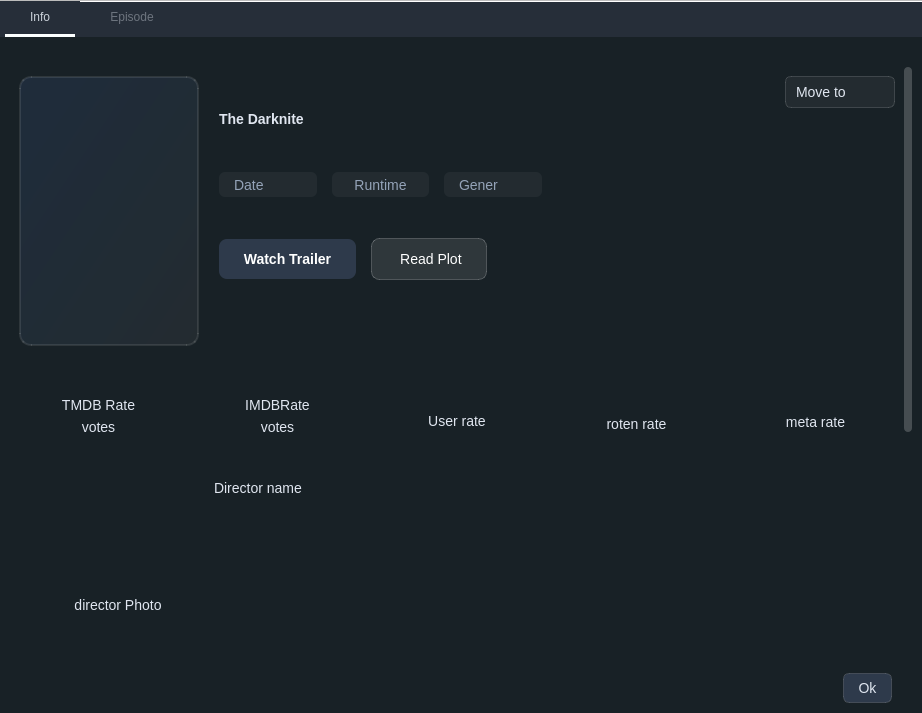
<?xml version="1.0" encoding="UTF-8"?>
<ui version="4.0">
 <class>show</class>
 <widget class="QWidget" name="show">
  <property name="geometry">
   <rect>
    <x>0</x>
    <y>0</y>
    <width>922</width>
    <height>713</height>
   </rect>
  </property>
  <property name="sizePolicy">
   <sizepolicy hsizetype="Maximum" vsizetype="Minimum">
    <horstretch>0</horstretch>
    <verstretch>0</verstretch>
   </sizepolicy>
  </property>
  <property name="minimumSize">
   <size>
    <width>674</width>
    <height>713</height>
   </size>
  </property>
  <property name="maximumSize">
   <size>
    <width>1000</width>
    <height>16777215</height>
   </size>
  </property>
  <property name="windowTitle">
   <string>Form</string>
  </property>
  <property name="styleSheet">
   <string notr="true">/* ===== SCROLL AREAS &amp; CONTAINERS ===== */
QScrollArea, QStackedWidget,
QWidget#scroll_content, 
QWidget#info_scrollarea,
QWidget#scroll_content_2, 
QWidget#info_scrollarea_2 {
    background-color: #182126;
    border: none;
}

QWidget#show {
    background-color: #262e39;
}

/* ===== BASE TEXT STYLES ===== */
QLabel, QLineEdit, QPushButton, QComboBox {
    color: #e0e6f0;
    font-size: 14px;
    background-color: transparent;
}

/* ===== INPUT FIELDS ===== */
QLineEdit {
    background-color: rgba(255, 255, 255, 0.05);
    padding: 6px;
    border: none;
    border-bottom: 1px solid rgba(255, 255, 255, 0.2);
    border-radius: 4px;
}

QLineEdit:hover {
    background-color: rgba(255, 255, 255, 0.1);
}

QLineEdit:focus {
    border-bottom: 2px solid #5891ff;
    background-color: rgba(255, 255, 255, 0.12);
    outline: none;
}

/* ===== BUTTONS ===== */
QPushButton {
    background-color: #2e3a4b;
    border: 1px solid rgba(255, 255, 255, 0.15);
    border-radius: 6px;
    padding: 6px 14px;
}

QPushButton:hover {
    background-color: #3c4d63;
    border: 1px solid #5891ff;
}

QPushButton:pressed {
    background-color: #1e2a3a;
    border: 1px solid #4f7de0;
}

QPushButton:disabled {
    color: rgba(255, 255, 255, 0.4);
    background-color: rgba(255, 255, 255, 0.05);
    border: 1px solid rgba(255, 255, 255, 0.1);
}

/* ===== COMBO BOXES ===== */
QComboBox {
    background-color: rgba(255, 255, 255, 0.05);
    border: 1px solid rgba(255, 255, 255, 0.15);
    border-radius: 6px;
    padding: 6px 10px;
}

QComboBox:hover {
    background-color: rgba(255, 255, 255, 0.1);
    border: 1px solid #5891ff;
}

QComboBox:focus {
    border: 1px solid #5891ff;
    background-color: rgba(255, 255, 255, 0.12);
    outline: none;
}

QComboBox::drop-down {
    border: none;
    width: 25px;
    background-color: transparent;
}

QComboBox::down-arrow {
    image: url(:/icons/Icons/sort_by.png);
    width: 20px;
    height: 20px;
}

QComboBox QAbstractItemView {
    background-color: #2e3a4b;
    color: #e0e6f0;
    border: 1px solid #5891ff;
    selection-background-color: #3c4d63;
    selection-color: #ffffff;
}

/* ===== TABS ===== */
QTabWidget::pane {
    border: none;
    background: transparent;
}

QTabBar {
    qproperty-drawBase: 0;
    alignment: center;
}

QTabBar::tab {
    background: transparent;
    color: #6d747e;
    padding: 10px 25px;
    margin: 0px 5px;
    font: 13pt &quot;Segoe UI&quot;;
    border-bottom: 3px solid transparent;
}

QTabBar::tab:selected {
    color: #cad1d9;
    border-bottom: 3px solid #fbffff;
}

QTabBar::tab:hover {
    color: #cad1d9;
}

/* ===== LABELS ===== */
QLabel#show_image_lable {
    border: none;
    border-radius: 6px;
    padding: 4px;
}

QDialog {
    background-color:#182126;    /* your dark color */
    color: white;
}

QDialog QLabel {
    color: white;
}


QScrollArea {
    border: none;
    background-color: transparent;
}

QScrollBar:vertical {
    border: none;
    background: transparent;
    width: 8px;
    margin: 0px;
}

QScrollBar::handle:vertical {
    background: rgba(255, 255, 255, 0.2);
    min-height: 30px;
    border-radius: 4px;
}

QScrollBar::handle:vertical:hover {
    background: rgba(255, 255, 255, 0.3);
}

QScrollBar::handle:vertical:pressed {
    background: rgba(255, 255, 255, 0.4);
}

QScrollBar::add-line:vertical,
QScrollBar::sub-line:vertical,
QScrollBar::add-page:vertical,
QScrollBar::sub-page:vertical {
    background: none;
    height: 0px;
}

/* Horizontal */
QScrollBar:horizontal {
    border: none;
    background: transparent;
    height: 8px;
    margin: 0px;
}

QScrollBar::handle:horizontal {
    background: rgba(255, 255, 255, 0.2);
    min-width: 30px;
    border-radius: 4px;
}

QScrollBar::handle:horizontal:hover {
    background: rgba(255, 255, 255, 0.3);
}

QScrollBar::handle:horizontal:pressed {
    background: rgba(255, 255, 255, 0.4);
}

QScrollBar::add-line:horizontal,
QScrollBar::sub-line:horizontal,
QScrollBar::add-page:horizontal,
QScrollBar::sub-page:horizontal {
    background: none;
    width: 0px;
}</string>
  </property>
  <layout class="QGridLayout" name="gridLayout">
   <property name="leftMargin">
    <number>0</number>
   </property>
   <property name="topMargin">
    <number>0</number>
   </property>
   <property name="rightMargin">
    <number>0</number>
   </property>
   <property name="bottomMargin">
    <number>0</number>
   </property>
   <property name="spacing">
    <number>0</number>
   </property>
   <item row="0" column="0">
    <widget class="QTabWidget" name="tabWidget">
     <property name="currentIndex">
      <number>0</number>
     </property>
     <property name="documentMode">
      <bool>true</bool>
     </property>
     <widget class="QWidget" name="tab">
      <attribute name="title">
       <string>Info</string>
      </attribute>
      <layout class="QGridLayout" name="gridLayout_4">
       <property name="leftMargin">
        <number>10</number>
       </property>
       <property name="topMargin">
        <number>30</number>
       </property>
       <property name="rightMargin">
        <number>10</number>
       </property>
       <property name="bottomMargin">
        <number>5</number>
       </property>
       <property name="spacing">
        <number>0</number>
       </property>
       <item row="0" column="0" rowspan="2">
        <widget class="QStackedWidget" name="stackedWidget">
         <property name="styleSheet">
          <string notr="true"/>
         </property>
         <property name="currentIndex">
          <number>0</number>
         </property>
         <widget class="QWidget" name="show_widget">
          <layout class="QGridLayout" name="gridLayout_2">
           <property name="leftMargin">
            <number>0</number>
           </property>
           <property name="topMargin">
            <number>0</number>
           </property>
           <property name="rightMargin">
            <number>0</number>
           </property>
           <property name="bottomMargin">
            <number>0</number>
           </property>
           <property name="spacing">
            <number>0</number>
           </property>
           <item row="1" column="0">
            <layout class="QHBoxLayout" name="horizontalLayout">
             <property name="spacing">
              <number>8</number>
             </property>
             <property name="leftMargin">
              <number>0</number>
             </property>
             <property name="topMargin">
              <number>10</number>
             </property>
             <property name="rightMargin">
              <number>20</number>
             </property>
             <property name="bottomMargin">
              <number>5</number>
             </property>
             <item>
              <spacer name="horizontalSpacer">
               <property name="orientation">
                <enum>Qt::Orientation::Horizontal</enum>
               </property>
               <property name="sizeHint" stdset="0">
                <size>
                 <width>40</width>
                 <height>20</height>
                </size>
               </property>
              </spacer>
             </item>
             <item>
              <widget class="QPushButton" name="ok_button">
               <property name="text">
                <string>Ok</string>
               </property>
              </widget>
             </item>
            </layout>
           </item>
           <item row="0" column="0">
            <widget class="QScrollArea" name="scrollArea_2">
             <property name="styleSheet">
              <string notr="true"/>
             </property>
             <property name="widgetResizable">
              <bool>true</bool>
             </property>
             <widget class="QWidget" name="info_scrollarea">
              <property name="geometry">
               <rect>
                <x>0</x>
                <y>0</y>
                <width>894</width>
                <height>1004</height>
               </rect>
              </property>
              <layout class="QGridLayout" name="gridLayout_3">
               <item row="1" column="0">
                <layout class="QVBoxLayout" name="verticalLayout_2">
                 <property name="spacing">
                  <number>20</number>
                 </property>
                 <item>
                  <layout class="QHBoxLayout" name="horizontalLayout_7">
                   <item>
                    <layout class="QHBoxLayout" name="horizontalLayout_6">
                     <item>
                      <widget class="QLabel" name="cover_lable">
                       <property name="minimumSize">
                        <size>
                         <width>180</width>
                         <height>270</height>
                        </size>
                       </property>
                       <property name="maximumSize">
                        <size>
                         <width>180</width>
                         <height>270</height>
                        </size>
                       </property>
                       <property name="styleSheet">
                        <string notr="true">background: qlineargradient(x1:0, y1:0, x2:1, y2:1, stop:0 rgba(88, 145, 255, 0.1), stop:1 rgba(255, 255, 255, 0.05));
border: 2px solid rgba(255, 255, 255, 0.1);
border-radius: 12px;
font-size: 11px;
color: #666;</string>
                       </property>
                       <property name="text">
                        <string/>
                       </property>
                      </widget>
                     </item>
                     <item>
                      <layout class="QVBoxLayout" name="verticalLayout">
                       <property name="spacing">
                        <number>15</number>
                       </property>
                       <property name="topMargin">
                        <number>4</number>
                       </property>
                       <item>
                        <widget class="QLabel" name="title_lable">
                         <property name="sizePolicy">
                          <sizepolicy hsizetype="Preferred" vsizetype="Expanding">
                           <horstretch>0</horstretch>
                           <verstretch>0</verstretch>
                          </sizepolicy>
                         </property>
                         <property name="maximumSize">
                          <size>
                           <width>296</width>
                           <height>25</height>
                          </size>
                         </property>
                         <property name="font">
                          <font>
                           <pointsize>-1</pointsize>
                           <bold>true</bold>
                          </font>
                         </property>
                         <property name="styleSheet">
                          <string notr="true"/>
                         </property>
                         <property name="text">
                          <string>The Darknite</string>
                         </property>
                         <property name="alignment">
                          <set>Qt::AlignmentFlag::AlignLeading|Qt::AlignmentFlag::AlignLeft|Qt::AlignmentFlag::AlignVCenter</set>
                         </property>
                        </widget>
                       </item>
                       <item>
                        <layout class="QHBoxLayout" name="horizontalLayout_3">
                         <item>
                          <widget class="QLabel" name="released_lable">
                           <property name="sizePolicy">
                            <sizepolicy hsizetype="Preferred" vsizetype="Minimum">
                             <horstretch>0</horstretch>
                             <verstretch>0</verstretch>
                            </sizepolicy>
                           </property>
                           <property name="maximumSize">
                            <size>
                             <width>1111111</width>
                             <height>25</height>
                            </size>
                           </property>
                           <property name="styleSheet">
                            <string notr="true">color: #94a3b8;
font-size: 14px;
background: rgba(255, 255, 255, 0.05);
padding: 6px 12px;
border-radius: 6px;</string>
                           </property>
                           <property name="text">
                            <string>Date</string>
                           </property>
                           <property name="alignment">
                            <set>Qt::AlignmentFlag::AlignLeading|Qt::AlignmentFlag::AlignLeft|Qt::AlignmentFlag::AlignVCenter</set>
                           </property>
                          </widget>
                         </item>
                         <item>
                          <widget class="QLabel" name="runtime__lable">
                           <property name="sizePolicy">
                            <sizepolicy hsizetype="Preferred" vsizetype="Expanding">
                             <horstretch>0</horstretch>
                             <verstretch>0</verstretch>
                            </sizepolicy>
                           </property>
                           <property name="maximumSize">
                            <size>
                             <width>16777215</width>
                             <height>25</height>
                            </size>
                           </property>
                           <property name="styleSheet">
                            <string notr="true">color: #94a3b8;
font-size: 14px;
background: rgba(255, 255, 255, 0.05);
padding: 6px 12px;
border-radius: 6px;</string>
                           </property>
                           <property name="text">
                            <string>Runtime</string>
                           </property>
                           <property name="alignment">
                            <set>Qt::AlignmentFlag::AlignCenter</set>
                           </property>
                          </widget>
                         </item>
                         <item>
                          <widget class="QLabel" name="gener_lable">
                           <property name="sizePolicy">
                            <sizepolicy hsizetype="Preferred" vsizetype="Expanding">
                             <horstretch>0</horstretch>
                             <verstretch>0</verstretch>
                            </sizepolicy>
                           </property>
                           <property name="maximumSize">
                            <size>
                             <width>16777215</width>
                             <height>25</height>
                            </size>
                           </property>
                           <property name="styleSheet">
                            <string notr="true">color: #94a3b8;
font-size: 14px;
background: rgba(255, 255, 255, 0.05);
padding: 6px 12px;
border-radius: 6px;</string>
                           </property>
                           <property name="text">
                            <string>Gener</string>
                           </property>
                           <property name="alignment">
                            <set>Qt::AlignmentFlag::AlignLeading|Qt::AlignmentFlag::AlignLeft|Qt::AlignmentFlag::AlignVCenter</set>
                           </property>
                          </widget>
                         </item>
                        </layout>
                       </item>
                       <item>
                        <layout class="QHBoxLayout" name="horizontalLayout_4">
                         <item>
                          <widget class="QPushButton" name="trailer_Button">
                           <property name="styleSheet">
                            <string notr="true">QPushButton {
                background: qlineargradient(x1:0, y1:0, x2:1, y2:0,
                    stop:0 #5891ff, stop:1 #7b3ff2);
                border: none;
                border-radius: 8px;
                padding: 12px 24px;
                color: white;
                font-size: 14px;
                font-weight: bold;
            }
            QPushButton:hover {
                background: qlineargradient(x1:0, y1:0, x2:1, y2:0,
                    stop:0 #4a7de0, stop:1 #6a35d9);
            }</string>
                           </property>
                           <property name="text">
                            <string>Watch Trailer</string>
                           </property>
                           <property name="icon">
                            <iconset resource="../resources.qrc">
                             <normaloff>:/icons/Icons/file.png</normaloff>:/icons/Icons/file.png</iconset>
                           </property>
                          </widget>
                         </item>
                         <item>
                          <widget class="QPushButton" name="description_Button">
                           <property name="styleSheet">
                            <string notr="true">QPushButton {
                background: rgba(255, 255, 255, 0.1);
                border: 1px solid rgba(255, 255, 255, 0.2);
                border-radius: 8px;
                padding: 12px 24px;
                color: white;
                font-size: 14px;
            }
            QPushButton:hover {
                background: rgba(255, 255, 255, 0.15);
            }</string>
                           </property>
                           <property name="text">
                            <string> Read Plot</string>
                           </property>
                           <property name="icon">
                            <iconset resource="../resources.qrc">
                             <normaloff>:/icons/Icons/file.png</normaloff>:/icons/Icons/file.png</iconset>
                           </property>
                          </widget>
                         </item>
                         <item>
                          <widget class="QPushButton" name="favorite_button">
                           <property name="maximumSize">
                            <size>
                             <width>40</width>
                             <height>40</height>
                            </size>
                           </property>
                           <property name="autoFillBackground">
                            <bool>false</bool>
                           </property>
                           <property name="styleSheet">
                            <string notr="true">QPushButton {
    border: none;
    background: transparent;
}
QPushButton:hover {
    background: rgba(255, 0, 0, 0.1);
    border-radius: 5px;
}</string>
                           </property>
                           <property name="text">
                            <string/>
                           </property>
                           <property name="icon">
                            <iconset resource="../resources.qrc">
                             <normaloff>:/icons/Icons/white_heart.png</normaloff>
                             <normalon>:/icons/Icons/blue_heart.png</normalon>:/icons/Icons/white_heart.png</iconset>
                           </property>
                           <property name="iconSize">
                            <size>
                             <width>32</width>
                             <height>32</height>
                            </size>
                           </property>
                           <property name="checkable">
                            <bool>true</bool>
                           </property>
                           <property name="flat">
                            <bool>true</bool>
                           </property>
                          </widget>
                         </item>
                        </layout>
                       </item>
                       <item>
                        <spacer name="verticalSpacer">
                         <property name="orientation">
                          <enum>Qt::Orientation::Vertical</enum>
                         </property>
                         <property name="sizeType">
                          <enum>QSizePolicy::Policy::Fixed</enum>
                         </property>
                         <property name="sizeHint" stdset="0">
                          <size>
                           <width>20</width>
                           <height>40</height>
                          </size>
                         </property>
                        </spacer>
                       </item>
                      </layout>
                     </item>
                     <item>
                      <spacer name="horizontalSpacer_3">
                       <property name="orientation">
                        <enum>Qt::Orientation::Horizontal</enum>
                       </property>
                       <property name="sizeHint" stdset="0">
                        <size>
                         <width>40</width>
                         <height>20</height>
                        </size>
                       </property>
                      </spacer>
                     </item>
                    </layout>
                   </item>
                   <item alignment="Qt::AlignmentFlag::AlignTop">
                    <widget class="QComboBox" name="status_combobox">
                     <property name="sizePolicy">
                      <sizepolicy hsizetype="Fixed" vsizetype="Fixed">
                       <horstretch>0</horstretch>
                       <verstretch>0</verstretch>
                      </sizepolicy>
                     </property>
                     <property name="minimumSize">
                      <size>
                       <width>110</width>
                       <height>0</height>
                      </size>
                     </property>
                     <property name="maximumSize">
                      <size>
                       <width>100</width>
                       <height>16777215</height>
                      </size>
                     </property>
                     <property name="styleSheet">
                      <string notr="true"/>
                     </property>
                     <property name="iconSize">
                      <size>
                       <width>16</width>
                       <height>16</height>
                      </size>
                     </property>
                     <property name="placeholderText">
                      <string>Move to</string>
                     </property>
                     <property name="frame">
                      <bool>false</bool>
                     </property>
                    </widget>
                   </item>
                  </layout>
                 </item>
                 <item>
                  <layout class="QHBoxLayout" name="horizontalLayout_2">
                   <item>
                    <widget class="QWidget" name="widget_4" native="true">
                     <layout class="QVBoxLayout" name="verticalLayout_14">
                      <item alignment="Qt::AlignmentFlag::AlignHCenter">
                       <widget class="QLabel" name="tmdb_icon_lable">
                        <property name="sizePolicy">
                         <sizepolicy hsizetype="Preferred" vsizetype="Preferred">
                          <horstretch>0</horstretch>
                          <verstretch>0</verstretch>
                         </sizepolicy>
                        </property>
                        <property name="maximumSize">
                         <size>
                          <width>32</width>
                          <height>32</height>
                         </size>
                        </property>
                        <property name="text">
                         <string/>
                        </property>
                        <property name="pixmap">
                         <pixmap resource="../resources.qrc">:/icons/Icons/tmdb.png</pixmap>
                        </property>
                        <property name="scaledContents">
                         <bool>true</bool>
                        </property>
                        <property name="alignment">
                         <set>Qt::AlignmentFlag::AlignCenter</set>
                        </property>
                       </widget>
                      </item>
                      <item>
                       <widget class="QLabel" name="tmdb_rating">
                        <property name="text">
                         <string>TMDB Rate</string>
                        </property>
                        <property name="alignment">
                         <set>Qt::AlignmentFlag::AlignCenter</set>
                        </property>
                       </widget>
                      </item>
                      <item>
                       <widget class="QLabel" name="tmdb_votes">
                        <property name="text">
                         <string>votes</string>
                        </property>
                        <property name="alignment">
                         <set>Qt::AlignmentFlag::AlignCenter</set>
                        </property>
                       </widget>
                      </item>
                     </layout>
                    </widget>
                   </item>
                   <item>
                    <widget class="QWidget" name="widget" native="true">
                     <layout class="QVBoxLayout" name="verticalLayout_7">
                      <item>
                       <widget class="QLabel" name="imdb_icon_lable">
                        <property name="sizePolicy">
                         <sizepolicy hsizetype="Minimum" vsizetype="Preferred">
                          <horstretch>0</horstretch>
                          <verstretch>0</verstretch>
                         </sizepolicy>
                        </property>
                        <property name="maximumSize">
                         <size>
                          <width>16777215</width>
                          <height>16777215</height>
                         </size>
                        </property>
                        <property name="sizeIncrement">
                         <size>
                          <width>0</width>
                          <height>0</height>
                         </size>
                        </property>
                        <property name="autoFillBackground">
                         <bool>false</bool>
                        </property>
                        <property name="text">
                         <string/>
                        </property>
                        <property name="pixmap">
                         <pixmap resource="../resources.qrc">:/icons/Icons/imdb.png</pixmap>
                        </property>
                        <property name="scaledContents">
                         <bool>false</bool>
                        </property>
                        <property name="alignment">
                         <set>Qt::AlignmentFlag::AlignCenter</set>
                        </property>
                       </widget>
                      </item>
                      <item>
                       <widget class="QLabel" name="imdb_rating">
                        <property name="sizePolicy">
                         <sizepolicy hsizetype="Preferred" vsizetype="Preferred">
                          <horstretch>0</horstretch>
                          <verstretch>2</verstretch>
                         </sizepolicy>
                        </property>
                        <property name="text">
                         <string>IMDBRate</string>
                        </property>
                        <property name="alignment">
                         <set>Qt::AlignmentFlag::AlignCenter</set>
                        </property>
                       </widget>
                      </item>
                      <item>
                       <widget class="QLabel" name="imdb_votes">
                        <property name="sizePolicy">
                         <sizepolicy hsizetype="Preferred" vsizetype="Preferred">
                          <horstretch>0</horstretch>
                          <verstretch>1</verstretch>
                         </sizepolicy>
                        </property>
                        <property name="text">
                         <string>votes</string>
                        </property>
                        <property name="alignment">
                         <set>Qt::AlignmentFlag::AlignCenter</set>
                        </property>
                       </widget>
                      </item>
                     </layout>
                    </widget>
                   </item>
                   <item>
                    <widget class="QWidget" name="user_rating_widget" native="true">
                     <property name="styleSheet">
                      <string notr="true">QWidget {

        border: 1px;
        border-radius: 8px;
    }
    QWidget:hover {
        background-color: #2d2d2d;
        border: 1px solid #4a4a4a;
    }
    QLabel {
        border: none;
        background-color: transparent;
    }</string>
                     </property>
                     <layout class="QVBoxLayout" name="verticalLayout_8">
                      <property name="spacing">
                       <number>4</number>
                      </property>
                      <item>
                       <widget class="QLabel" name="user_rating_icon_lable">
                        <property name="styleSheet">
                         <string notr="true">border:none</string>
                        </property>
                        <property name="text">
                         <string/>
                        </property>
                        <property name="pixmap">
                         <pixmap resource="../resources.qrc">:/icons/Icons/star.png</pixmap>
                        </property>
                        <property name="alignment">
                         <set>Qt::AlignmentFlag::AlignCenter</set>
                        </property>
                       </widget>
                      </item>
                      <item>
                       <widget class="QLabel" name="user_rating">
                        <property name="styleSheet">
                         <string notr="true">border:none</string>
                        </property>
                        <property name="text">
                         <string>User rate</string>
                        </property>
                        <property name="alignment">
                         <set>Qt::AlignmentFlag::AlignCenter</set>
                        </property>
                       </widget>
                      </item>
                     </layout>
                    </widget>
                   </item>
                   <item>
                    <widget class="QWidget" name="widget_5" native="true">
                     <layout class="QVBoxLayout" name="verticalLayout_15">
                      <item alignment="Qt::AlignmentFlag::AlignHCenter">
                       <widget class="QLabel" name="rottentomato_icon_lable">
                        <property name="minimumSize">
                         <size>
                          <width>32</width>
                          <height>32</height>
                         </size>
                        </property>
                        <property name="maximumSize">
                         <size>
                          <width>16777215</width>
                          <height>16777215</height>
                         </size>
                        </property>
                        <property name="text">
                         <string/>
                        </property>
                        <property name="pixmap">
                         <pixmap resource="../resources.qrc">:/icons/Icons/rotten tomatoes.png</pixmap>
                        </property>
                        <property name="scaledContents">
                         <bool>true</bool>
                        </property>
                       </widget>
                      </item>
                      <item>
                       <widget class="QLabel" name="rotten_tomatos_rating">
                        <property name="text">
                         <string>roten rate</string>
                        </property>
                        <property name="alignment">
                         <set>Qt::AlignmentFlag::AlignCenter</set>
                        </property>
                       </widget>
                      </item>
                     </layout>
                    </widget>
                   </item>
                   <item>
                    <widget class="QWidget" name="widget_6" native="true">
                     <property name="minimumSize">
                      <size>
                       <width>0</width>
                       <height>0</height>
                      </size>
                     </property>
                     <property name="styleSheet">
                      <string notr="true"/>
                     </property>
                     <layout class="QVBoxLayout" name="verticalLayout_16">
                      <item alignment="Qt::AlignmentFlag::AlignHCenter">
                       <widget class="QLabel" name="metascore_icon_label">
                        <property name="maximumSize">
                         <size>
                          <width>40</width>
                          <height>40</height>
                         </size>
                        </property>
                        <property name="text">
                         <string/>
                        </property>
                        <property name="pixmap">
                         <pixmap resource="../resources.qrc">:/icons/Icons/metascore.png</pixmap>
                        </property>
                        <property name="scaledContents">
                         <bool>true</bool>
                        </property>
                       </widget>
                      </item>
                      <item>
                       <widget class="QLabel" name="metascore_rating">
                        <property name="text">
                         <string>meta rate</string>
                        </property>
                        <property name="alignment">
                         <set>Qt::AlignmentFlag::AlignCenter</set>
                        </property>
                       </widget>
                      </item>
                     </layout>
                    </widget>
                   </item>
                  </layout>
                 </item>
                </layout>
               </item>
               <item row="3" column="0">
                <widget class="QScrollArea" name="scrollArea_3">
                 <property name="minimumSize">
                  <size>
                   <width>0</width>
                   <height>285</height>
                  </size>
                 </property>
                 <property name="styleSheet">
                  <string notr="true">QWidget {
    background-color: #262e39;
    border: none;
}</string>
                 </property>
                 <property name="verticalScrollBarPolicy">
                  <enum>Qt::ScrollBarPolicy::ScrollBarAsNeeded</enum>
                 </property>
                 <property name="widgetResizable">
                  <bool>true</bool>
                 </property>
                 <widget class="QWidget" name="cast_scroll_area">
                  <property name="geometry">
                   <rect>
                    <x>0</x>
                    <y>0</y>
                    <width>876</width>
                    <height>285</height>
                   </rect>
                  </property>
                  <layout class="QGridLayout" name="gridLayout_9">
                   <property name="leftMargin">
                    <number>0</number>
                   </property>
                   <property name="topMargin">
                    <number>0</number>
                   </property>
                   <property name="rightMargin">
                    <number>0</number>
                   </property>
                   <property name="bottomMargin">
                    <number>0</number>
                   </property>
                   <item row="0" column="0">
                    <layout class="QHBoxLayout" name="cast_layout"/>
                   </item>
                  </layout>
                 </widget>
                </widget>
               </item>
               <item row="2" column="0">
                <widget class="QWidget" name="widget_7" native="true">
                 <property name="minimumSize">
                  <size>
                   <width>0</width>
                   <height>0</height>
                  </size>
                 </property>
                 <property name="sizeIncrement">
                  <size>
                   <width>0</width>
                   <height>0</height>
                  </size>
                 </property>
                 <layout class="QGridLayout" name="gridLayout_10">
                  <property name="topMargin">
                   <number>30</number>
                  </property>
                  <property name="verticalSpacing">
                   <number>6</number>
                  </property>
                  <item row="0" column="0">
                   <layout class="QHBoxLayout" name="horizontalLayout_5">
                    <item alignment="Qt::AlignmentFlag::AlignTop">
                     <widget class="QLabel" name="director_cover_label">
                      <property name="minimumSize">
                       <size>
                        <width>180</width>
                        <height>250</height>
                       </size>
                      </property>
                      <property name="maximumSize">
                       <size>
                        <width>180</width>
                        <height>200</height>
                       </size>
                      </property>
                      <property name="text">
                       <string>director Photo</string>
                      </property>
                      <property name="alignment">
                       <set>Qt::AlignmentFlag::AlignCenter</set>
                      </property>
                     </widget>
                    </item>
                    <item alignment="Qt::AlignmentFlag::AlignTop">
                     <widget class="QLabel" name="director_name">
                      <property name="text">
                       <string>Director name</string>
                      </property>
                     </widget>
                    </item>
                   </layout>
                  </item>
                 </layout>
                </widget>
               </item>
              </layout>
             </widget>
            </widget>
           </item>
          </layout>
         </widget>
        </widget>
       </item>
      </layout>
     </widget>
     <widget class="QWidget" name="tab_2">
      <attribute name="title">
       <string>Episode</string>
      </attribute>
      <layout class="QGridLayout" name="gridLayout_12">
       <property name="leftMargin">
        <number>0</number>
       </property>
       <property name="topMargin">
        <number>0</number>
       </property>
       <property name="rightMargin">
        <number>0</number>
       </property>
       <property name="bottomMargin">
        <number>0</number>
       </property>
       <property name="spacing">
        <number>0</number>
       </property>
       <item row="0" column="0">
        <widget class="QScrollArea" name="scrollArea_4">
         <property name="styleSheet">
          <string notr="true"/>
         </property>
         <property name="widgetResizable">
          <bool>true</bool>
         </property>
         <widget class="QWidget" name="scroll_content_2">
          <property name="geometry">
           <rect>
            <x>0</x>
            <y>0</y>
            <width>100</width>
            <height>30</height>
           </rect>
          </property>
          <layout class="QGridLayout" name="gridLayout_11">
           <property name="leftMargin">
            <number>0</number>
           </property>
           <property name="topMargin">
            <number>0</number>
           </property>
           <property name="rightMargin">
            <number>0</number>
           </property>
           <property name="bottomMargin">
            <number>0</number>
           </property>
           <property name="spacing">
            <number>0</number>
           </property>
           <item row="0" column="0">
            <layout class="QVBoxLayout" name="main_layout"/>
           </item>
          </layout>
         </widget>
        </widget>
       </item>
      </layout>
     </widget>
    </widget>
   </item>
  </layout>
 </widget>
 <resources>
  <include location="../resources.qrc"/>
 </resources>
 <connections>
  <connection>
   <sender>ok_button</sender>
   <signal>clicked()</signal>
   <receiver>show</receiver>
   <slot>close()</slot>
   <hints>
    <hint type="sourcelabel">
     <x>885</x>
     <y>688</y>
    </hint>
    <hint type="destinationlabel">
     <x>905</x>
     <y>-37</y>
    </hint>
   </hints>
  </connection>
 </connections>
</ui>
